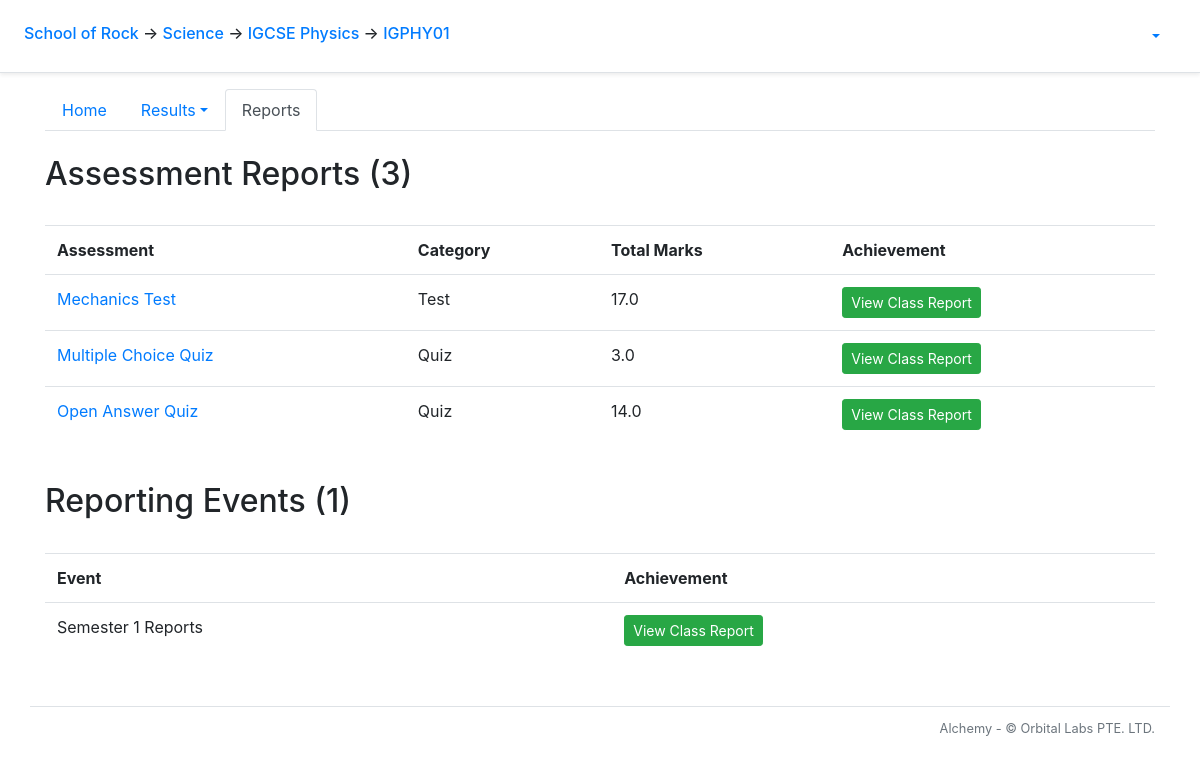
Before: /course/1/clazz/1/view_reports with the older database file.
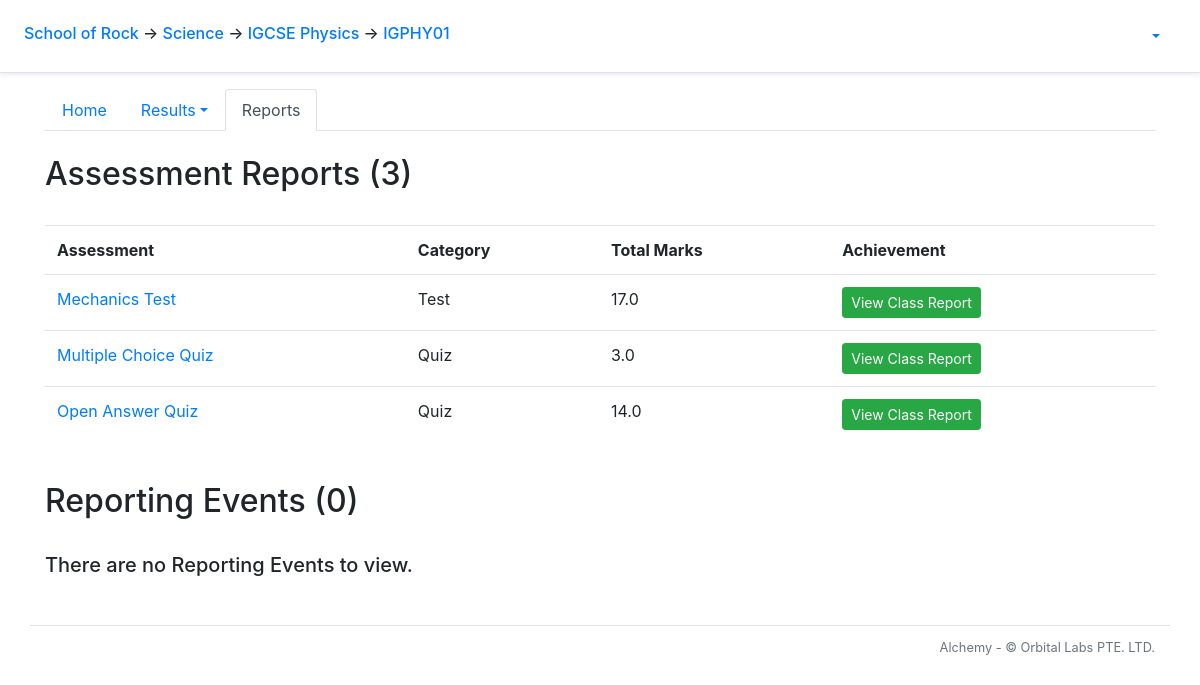
After: the same page with the newer database file.
### alchemy/models.py (models this page shows, shortened)
class Paper(db.Model):
    __tablename__ = 'paper'
    id = db.Column(db.Integer, primary_key=True)
    title = db.Column(db.String(50), nullable=False)
    scores = db.relationship('Score', backref='paper')
    paper_questions = db.relationship('PaperQuestion',
            order_by='PaperQuestion.order_number',
            collection_class=ordering_list('order_number', count_from=1))
    course_id = db.Column(db.Integer, db.ForeignKey('course.id'))
    category_id = db.Column(db.Integer, db.ForeignKey('assessment_category.id'), nullable=False)
    category = db.relationship('AssessmentCategory', back_populates='papers')
    checkpoints = db.relationship('Checkpoint', secondary=checkpoints_papers, back_populates='papers')
    @sqlalchemy.orm.reconstructor
    def __paper_construct__(self):
        self.build_profile()
    def build_profile(self):
        self.profile = paper_profile.PaperProfile()
        self.profile.total_questions = len(self.paper_questions)
        tag_list = []
        for pq in self.paper_questions:
            if len(pq.question.all_solutions) > 1:
                self.profile.total_mc_questions += 1
                self.profile.total_mc_points += pq.question.points
            elif len(pq.question.all_solutions) == 1:
                self.profile.total_oa_questions += 1
                self.profile.total_oa_points += pq.question.points
            else:
                pass
            self.profile.total_points += pq.question.points
            for tag in pq.question.tags:
                if tag not in tag_list:
                    tag_list.append(tag)
        if self.profile.total_mc_questions > 0:
            self.profile.has_mc_questions = True
        if self.profile.total_points != 0:
            self.profile.mcq_points_norm_ratio = round(self.profile.total_mc_points/self.profile.total_points*100, 1)
            self.profile.oaq_points_norm_ratio = round(self.profile.total_oa_points/self.profile.total_points*100, 1)
        for tag in tag_list:
            new_tag_profile = paper_profile.build_tag_profile(self, tag)
            new_tag_profile.calculate_q_percentage(self.profile)
            new_tag_profile.calculate_p_percentage(self.profile)
            self.profile.tag_profile_list.append(new_tag_profile)
    def check_clazz_scores(self, clazz):
        clazz_id = clazz.id
        scores = Score.query.filter_by(paper_id = self.id).all()
        clazz_scores = []
        for score in scores:
            student_id = score.student_id
            student = Student.query.get_or_404(student_id)
            if clazz in student.clazzes:
                clazz_scores.append(score)
        for score in clazz_scores:
            if score == None:
                return False
            else:
                return True

class AssessmentCategory(db.Model):
    __tablename__ = 'assessment_category'
    id = db.Column(db.Integer, primary_key=True)
    name = db.Column(db.String())
    weight = db.Column(db.Float)
    course_id = db.Column(db.Integer, db.ForeignKey('course.id'), nullable=False)
    papers = db.relationship('Paper', back_populates='category')

class Checkpoint(db.Model):
    __tablename__ = 'checkpoint'
    id = db.Column(db.Integer, primary_key=True)
    course_id = db.Column(db.Integer, db.ForeignKey('course.id'))
    snapshot_id = db.Column(db.Integer, db.ForeignKey('snapshot.id'))
    papers = db.relationship('Paper', secondary=checkpoints_papers, back_populates='checkpoints')

class Snapshot(db.Model):
    __tablename__ = 'snapshot'
    id = db.Column(db.Integer, primary_key=True)
    name = db.Column(db.String(50), nullable=False)
    checkpoints = db.relationship('Checkpoint', backref='snapshot')
    school_id = db.Column(db.Integer, db.ForeignKey('school.id'))
    is_published = db.Column(db.Boolean)
    db.session.commit()

### alchemy/views/clazz.py (the view)
@bp_clazz.route('view_reports')
@auth_manager.require_group
def view_reports():
    return flask.render_template('course/clazz/view_reports.html')

### alchemy/auth_manager.py (called while the page is built)
def auth_enabled():
    return False

def require_group(func):
    @functools.wraps(func)
    def deco(*args, **kwargs):
        if not auth_enabled():
            g.current_user = None
        elif flask_jwt_extended.verify_jwt_in_request(optional=True):
            g.current_user = flask_jwt_extended.get_current_user()
        else:
            flask.abort(401)
        return func(*args, **kwargs)
    return deco

### alchemy/views/clazz.py (called while the page is built)
@bp_clazz.url_value_preprocessor
def url_value_preprocessor(endpoint, values):
    g.clazz = models.Clazz.query.get_or_404(values.pop('clazz_id'))
    g.student_paper_report_sections_string = 'OverviewSection,AdjacentGradesSection,ClazzSummarySection,CohortSummarySection,HighlightsSection,TagDetailsSection,QuestionDetailsSection'
    g.clazz_paper_report_sections_string = 'OverviewSection,OverviewPlotSection,OverviewDetailsSection,GradeOverviewSection,TagOverviewSection,QuestionOverviewSection,TagDetailsSection,QuestionDetailsSection'
    g.clazz_checkpoint_report_sections_string = 'OverviewSection,GradeOverviewSection,OverviewDetailsSection,TagOverviewSection'

@bp_clazz.before_request
def before_request():
    g.html_title = f'Class - {g.clazz.code}'

### alchemy/templates/course/clazz/view_reports.html
{% extends "course/clazz/layout.html" %}
{% block clazz_tab_content %}
<h2>Assessment Reports ({{ g.course.papers | length }})</h2>
<br>
<table class="table table-hover">
  <tr>
    <th>Assessment</th>
    <th>Category</th>
    <th>Total Marks</th>
    <th>Achievement</th>
  </tr>
  {% for paper in g.course.papers %}
    <tr>
      <td><a href="{{ url_for('course.paper.index', paper_id = paper.id)}}">{{ paper.title }}</a></td>
      <td>{{ paper.category.name }}</td>
      <td>{{ paper.profile.total_points }}</td>
      <td>
        {% if (paper.paper_questions | length) != 0 %}
          {% if paper.check_clazz_scores(g.clazz) %}
            <a class="btn btn-success btn-sm" target="_blank" href="{{ url_for('course.clazz.paper_report', paper_id = paper.id, clazz_id = g.clazz.id, section_selection_string_get = g.clazz_paper_report_sections_string ) }}">View Class Report</a>
          {% else %}
            <a class="btn btn-danger btn-sm disabled">View Class Report</a>
          {% endif %}
        {% endif %}
      </td>
    </tr>
  {% endfor %}
</table>
<br>
<h2>Reporting Events ({{ g.school.snapshots | length }})</h2>
<br>
{% if g.school.snapshots %}
  <table class="table table-hover">
    <tr>
      <th>Event</th>
      <th>Achievement</th>
    </tr>
    {% for checkpoint in g.clazz.course.checkpoints %}
      <tr>
        <td>{{ checkpoint.snapshot.name }}</td>
        <td>
          {% if not checkpoint.snapshot.is_published %}
            <a class="btn btn-danger btn-sm disabled">Not Yet Published</a>
          {% else %}
            <a class="btn btn-success btn-sm" target="_blank" href="{{ url_for('course.clazz.checkpoint_report', checkpoint_id = checkpoint.id, clazz_id = g.clazz.id, section_selection_string_get = g.clazz_checkpoint_report_sections_string ) }}">View Class Report</a>
          {% endif %}
        </td>
      </tr>
    {% endfor %}
  </table>
{% else %}
  <h5 color='red'>There are no Reporting Events to view.</h5>
{% endif %}
{% endblock clazz_tab_content %}

Changed rows visible on the page:
removed Checkpoint: snapshot.name "Semester 1 Reports"
Other visible differences:
{{ g.school.snapshots | length }}: "1" → "0"
text no longer shown: "Event Achievement"
text now shown: "There are no Reporting Events to view."
